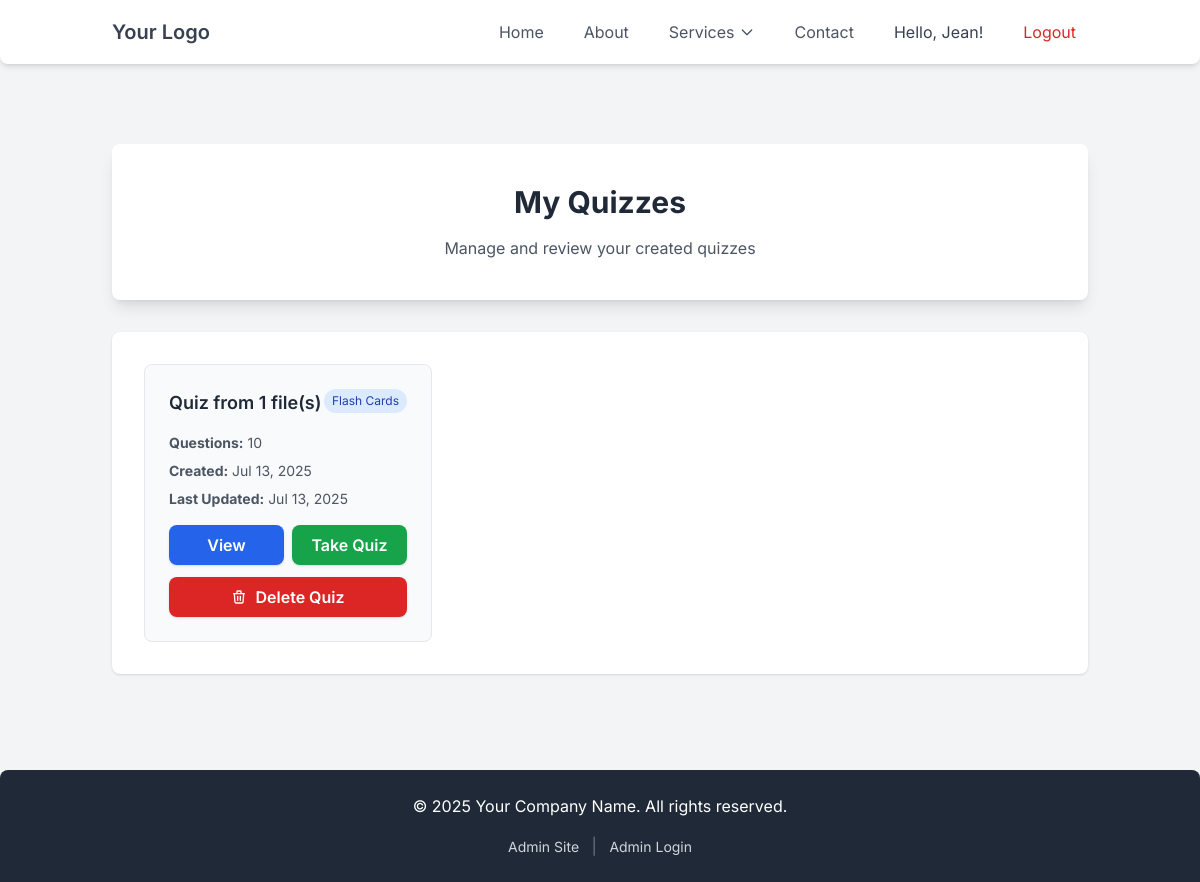
Page /quizmake/my-quizzes/ (signed in) on the earlier database version.
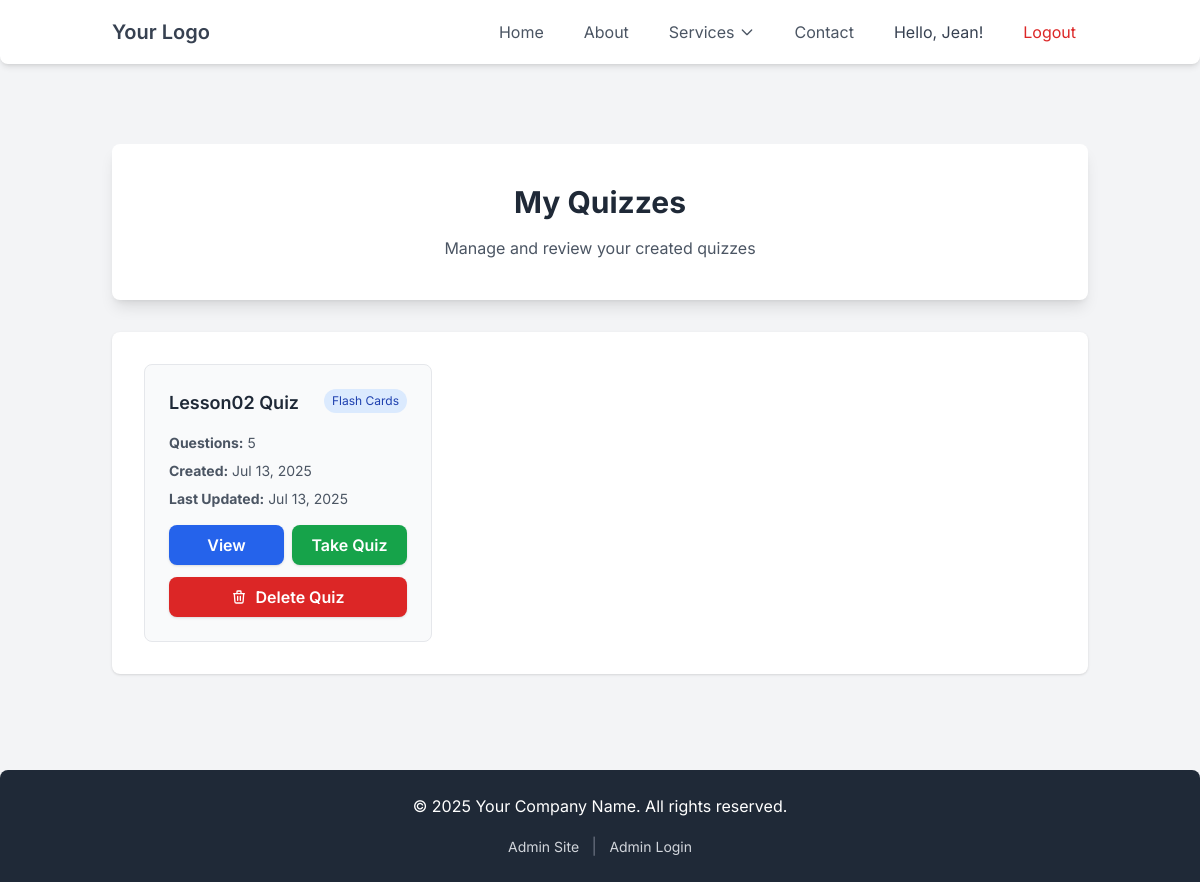
Same page on the later database version.
### quizmake/models.py (models this page shows, shortened)
class Quiz(models.Model):
    QUIZ_TYPES = [
        ('flashcards', 'Flash Cards'),
        ('multiple_choice', 'Multiple Choice'),
    ]
    user = models.ForeignKey(User, on_delete=models.CASCADE)
    title = models.CharField(max_length=200, blank=True)
    quiz_type = models.CharField(max_length=20, choices=QUIZ_TYPES)
    num_questions = models.IntegerField()
    created_at = models.DateTimeField(auto_now_add=True)
    updated_at = models.DateTimeField(auto_now=True)

### quizmake/views.py (the view)
# urls.py: path('my-quizzes/', views.my_quizzes, name='my_quizzes'),
@login_required
def my_quizzes(request):
    quizzes = Quiz.objects.filter(user=request.user).order_by('-created_at')
    context = {
        'quizzes': quizzes,
    }
    return render(request, 'quizmake/my_quizzes.html', context)

### quizmake/templates/quizmake/my_quizzes.html (shortened to what this page needs)
{% extends "home/base.html" %}
{% block content %}
<section class="text-center bg-white p-10 rounded-lg shadow-lg mb-8">
    <h1 class="text-3xl font-bold text-gray-800 mb-4">My Quizzes</h1>
    <p class="text-gray-600">Manage and review your created quizzes</p>
</section>
<section class="max-w-6xl mx-auto bg-white p-8 rounded-lg shadow">
    {% if quizzes %}
        <div class="grid grid-cols-1 md:grid-cols-2 lg:grid-cols-3 gap-6">
            {% for quiz in quizzes %}
            <div class="border rounded-lg p-6 bg-gray-50 hover:shadow-md transition-shadow">
                <div class="flex justify-between items-start mb-4">
                    <h3 class="font-semibold text-lg text-gray-800">{{ quiz.title }}</h3>
                    <span class="px-2 py-1 text-xs rounded-full {% if quiz.quiz_type == 'flashcards' %}bg-blue-100 text-blue-800{% else %}bg-green-100 text-green-800{% endif %}">
                        {{ quiz.get_quiz_type_display }}
                    </span>
                </div>
                <div class="space-y-2 text-sm text-gray-600 mb-4">
                    <p><strong>Questions:</strong> {{ quiz.questions.count }}</p>
                    <p><strong>Created:</strong> {{ quiz.created_at|date:"M d, Y" }}</p>
                    <p><strong>Last Updated:</strong> {{ quiz.updated_at|date:"M d, Y" }}</p>
                </div>
                <div class="flex gap-2">
                    <a href="{% url 'quiz_detail' quiz.id %}" class="flex-1 bg-blue-600 hover:bg-blue-700 text-white text-center font-semibold py-2 px-4 rounded-lg shadow transition duration-300 ease-in-out">
                        View
                    </a>
                    <a href="{% url 'take_quiz' quiz.id %}" class="flex-1 bg-green-600 hover:bg-green-700 text-white text-center font-semibold py-2 px-4 rounded-lg shadow transition duration-300 ease-in-out">
                        Take Quiz
                    </a>
                </div>
                <div class="mt-3">
                    <button onclick="confirmDelete('{{ quiz.id }}', '{{ quiz.title|escapejs }}')"
                            class="w-full bg-red-600 hover:bg-red-700 text-white text-center font-semibold py-2 px-4 rounded-lg shadow transition duration-300 ease-in-out flex items-center justify-center">
                        <svg class="w-4 h-4 mr-2" fill="none" stroke="currentColor" viewBox="0 0 24 24">
                            <path stroke-linecap="round" stroke-linejoin="round" stroke-width="2" d="M19 7l-.867 12.142A2 2 0 0116.138 21H7.862a2 2 0 01-1.995-1.858L5 7m5 4v6m4-6v6m1-10V4a1 1 0 00-1-1h-4a1 1 0 00-1 1v3M4 7h16"></path>
                        </svg>
                        Delete Quiz
                    </button>
                </div>
            </div>
            {% endfor %}
        </div>
    {% endif %}
</section>
{% endblock content %}

Differences in the rows shown:
removed Quiz: title "Quiz from 1 file(s)", quiz_type "Flash Cards", questions.count "10", created_at "Jul 13, 2025", updated_at "Jul 13, 2025"
added Quiz: title "Lesson02 Quiz", quiz_type "Flash Cards", questions.count "5", created_at "Jul 13, 2025", updated_at "Jul 13, 2025"
